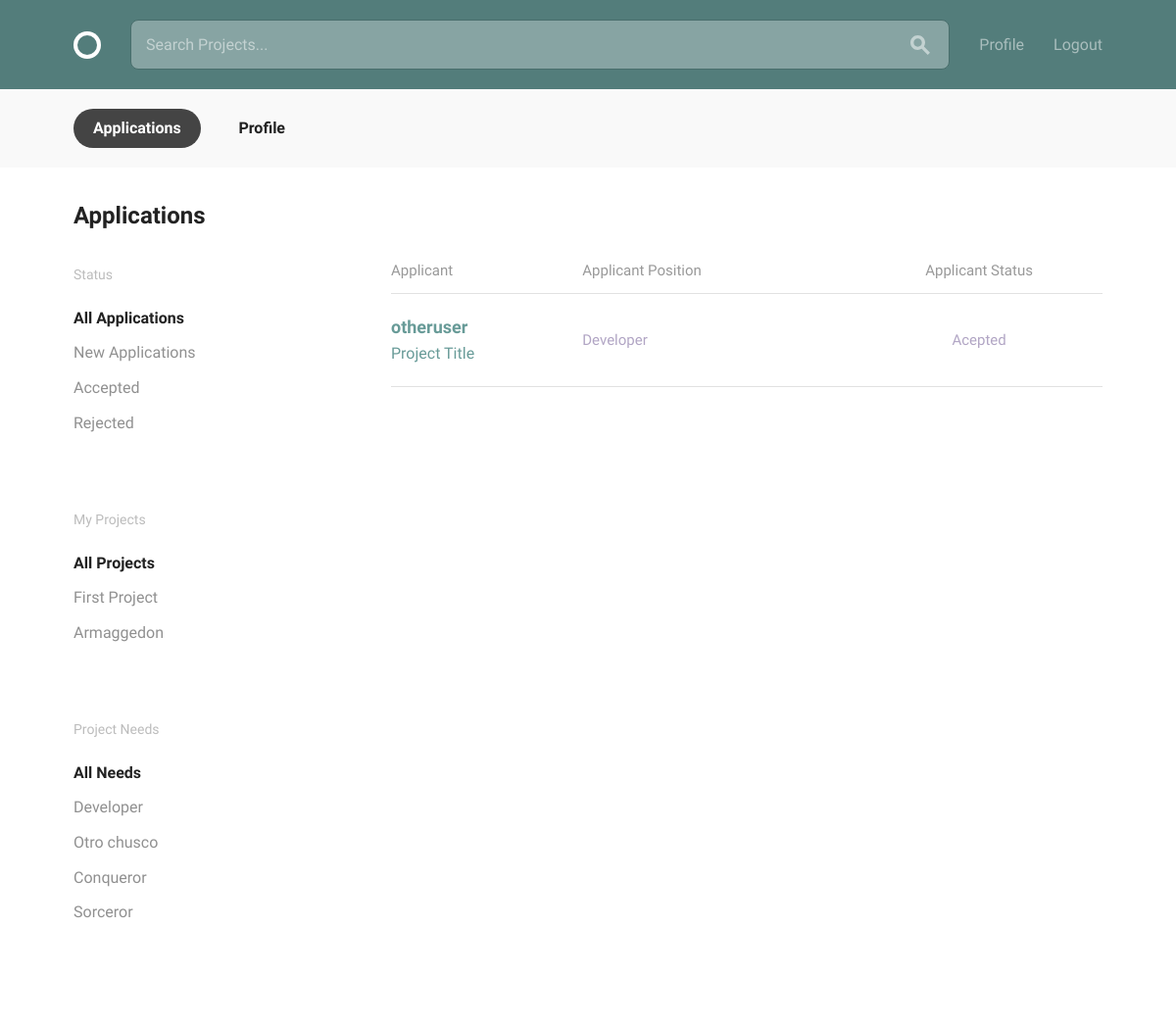
/projects/applications/ (signed in), run on an earlier commit of the app's database.
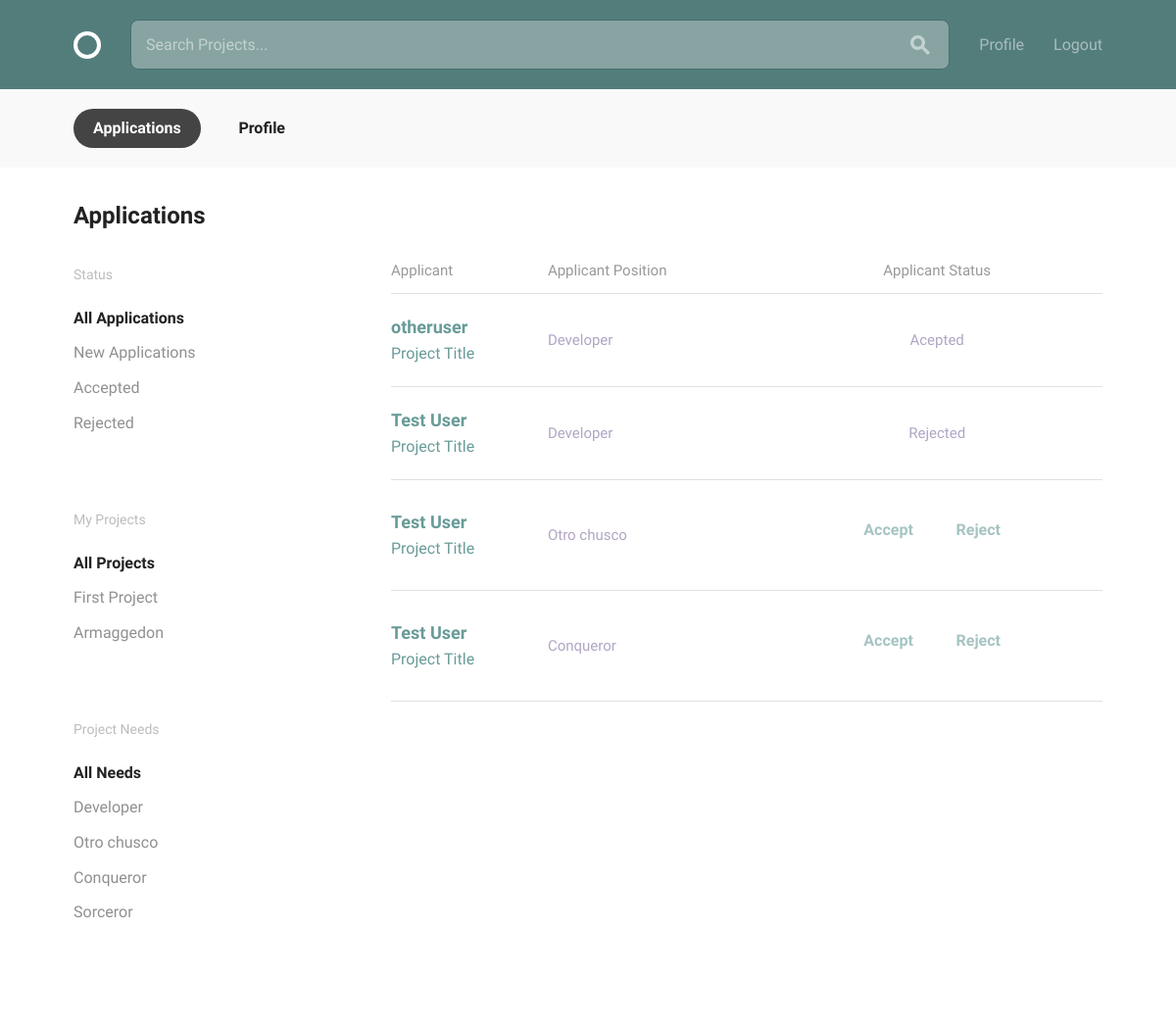
And on a later commit of the database.
### projects/models.py (models this page shows, shortened)
class Project(models.Model):
    owner = models.ForeignKey(settings.AUTH_USER_MODEL, on_delete=models.CASCADE, related_name="project")
    title = models.CharField(max_length=30)
    description = models.CharField(max_length=140)
    requirements = models.CharField(max_length=100)
    timeline = models.CharField(max_length=30, blank=True, default="")
    completed = models.BooleanField(default=False)
    positions = models.ManyToManyField(Position, blank=False)

class Position(models.Model):
    title = models.CharField(max_length=30)
    description = models.CharField(max_length=140)
    applications = models.ManyToManyField('Application', blank=True, related_name="position_applications")

class Application(models.Model):
    applicant = models.ForeignKey(settings.AUTH_USER_MODEL, on_delete=models.CASCADE)
    position = models.ForeignKey(Position, on_delete=models.CASCADE, related_name="applications_position")
    accepted = models.BooleanField(default=False)
    rejected = models.BooleanField(default=False)

### accounts/models.py (models this page shows, shortened)
class User(AbstractBaseUser, PermissionsMixin):
    username = models.CharField(max_length=50, unique=True)
    email = models.EmailField(unique=True)
    date_joined = models.DateTimeField(default=timezone.now)
    is_active = models.BooleanField(default=True)
    is_staff = models.BooleanField(default=False)
    objects = UserManager()
    USERNAME_FIELD = "email"
    REQUIRED_FIELDS = ["username"]

### profiles/models.py (models this page shows, shortened)
class Profile(models.Model):
    user = models.OneToOneField(settings.AUTH_USER_MODEL, on_delete=models.CASCADE, related_name="profile")
    display_name = models.CharField(max_length=100, null=True, blank=True)
    bio = models.CharField(max_length=140, blank=True, default="")
    avatar = models.ImageField(upload_to="avatars/", blank=True, null=True)
    skills = models.ManyToManyField(Skill, blank=True)

### projects/views.py (the view)
class ApplicationListView(generic.ListView):
    template_name = 'projects/applications.html'
    def get_queryset(self):
        return models.Application.objects.filter(position__project__owner=self.request.user)
    def get_context_data(self, **kwargs):
        context = super(ApplicationListView, self).get_context_data(**kwargs)
        projects = models.Project.objects.filter(owner=self.request.user)
        positions = []
        for project in projects:
            for position in project.positions.all():
                positions.append(position)
        context['projects'] = projects
        context['positions'] = positions
        context['applications'] = self.get_queryset()
        context['status_filter'] = 'all'
        context['project_filter'] = 0
        context['position_filter'] = 0
        return context

### projects/templates/projects/applications.html (shortened to what the changed rows need)
{% extends "layout.html" %}
{% load static from staticfiles %}
{% block content %}
  <div class="bounds circle--page">
    <div class="circle--page--header grid-100">
      <h2>Applications</h2>
    </div>
    <div class="grid-25">
      <div class="circle--filter circle--secondary--module">
        <ul class="circle--filter--list">
          {% for project in projects %}
          <li><a {% if project_filter == project.pk %}class="selected" {% endif %} href="{% url 'projects:status-filter' status=status_filter project_pk=project.pk position_pk=position_filter %}">{{ project.title }}</a></li>
          {% endfor %}
        </ul>
      </div>
      <div class="circle--filter circle--secondary--module">
        <ul class="circle--filter--list">
          {% for position in positions %}
            <li><a {% if position_filter == position.pk %} class="selected" {% endif %} href="{% url 'projects:status-filter' status=status_filter project_pk=project_filter position_pk=position.pk %}">{{ position.title }}</a></li>
          {% endfor %}
        </ul>
      </div>
    </div>
    <div class="grid-70 grid-push-5">
      <table class="u-full-width circle--table">
        <thead>
          <tr>
            <th>Applicant</th>
            <th class="circle--cell--right">Applicant Position</th>
            <th style="text-align:center">Applicant Status</th>
          </tr>
        </thead>
        <tbody>
          {% for application in applications %}
          <tr>
            <td class="clickable-row" >
              <a style="text-decoration: none" href="{% url 'profiles:view-profile' %}">
                <h3>{{ application.applicant.profile.display_name }}</h3>
                  <p><a style="text-decoration: none" href="">Project Title</a></p>
              </a>
            </td>
            <td class="circle--cell--right">
              <span class="secondary-label">{{ application.position.title }}</span>
            </td>
            {% if application.accepted %}
              <td style="text-align: center">
                <span class="secondary-label">Acepted</span>
              </td>
            {% elif application.rejected %}
              <td style="text-align: center">
                <span class="secondary-label">Rejected</span>
              </td>
            {% else %}
                <td style="text-align: center">
                    <a href="{% url 'projects:application-status' pk=application.pk status='accept' %}"><button class="button-text">Accept</button></a>
                    <a href="{% url 'projects:application-status' pk=application.pk status='reject' %}"><button class="button-text">Reject</button></a>
                </td>
            {% endif %}
          </tr>
          {% endfor %}
        </tbody>
      </table>
    </div>
  </div>
{% endblock %}

What changed in the data, as far as the page shows it:
added Application: applicant.profile.display_name "Test User", position "Developer", accepted "Rejected"
added Application: applicant.profile.display_name "Test User", position "Otro chusco", accepted "Accept"
added Application: applicant.profile.display_name "Test User", position "Conqueror", accepted "Accept"
